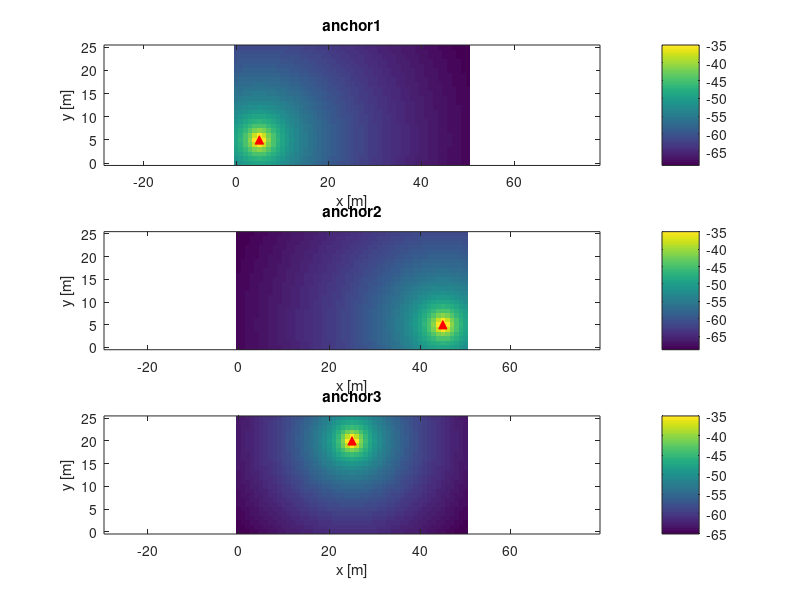
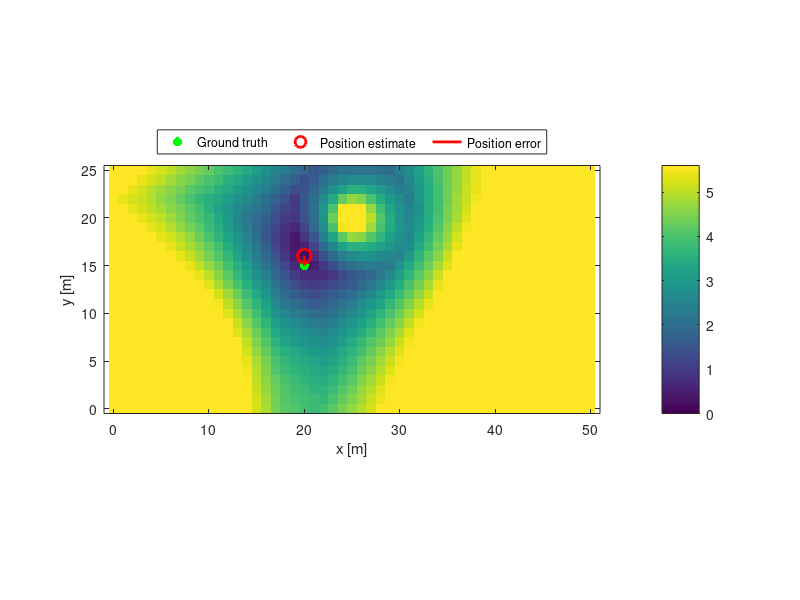
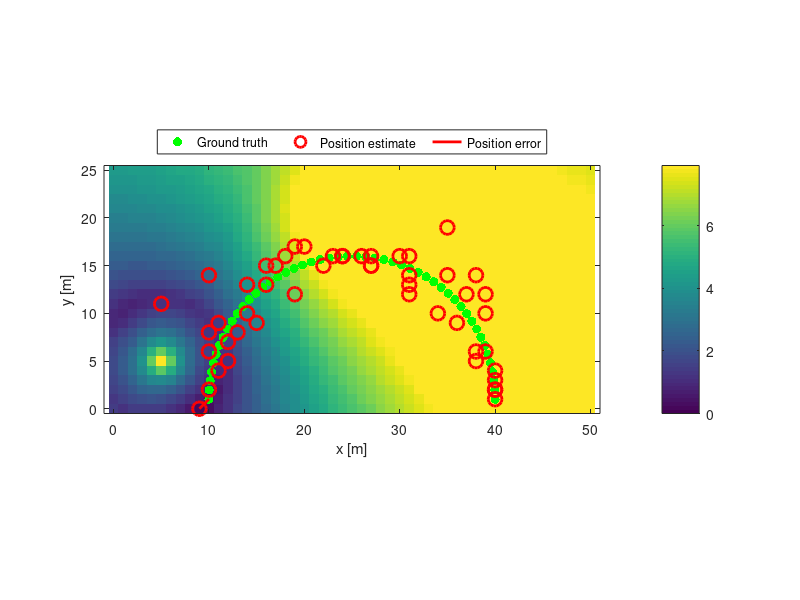

MATLAB code to generate these figures, in order:

%% step0: configuration
close; clc; clear; 
% set a rectangular shaped study area
area_xlim = [0, 50]; % in meters
area_ylim = [0, 25]; % in meters

% generate evenly spaced grid locations throughout the study area
grid_size = 1; % in meters
xgrid_positions = area_xlim(1) : grid_size : area_xlim(2);
ygrid_positions = area_ylim(1) : grid_size : area_ylim(2);

num_xgrids = length(xgrid_positions);
num_ygrids = length(ygrid_positions);

% A minimum number of 3 anchors are needed for 2D positioning.
% [1] Liu, H., Darabi, H., Banerjee, P., & Liu, J. (2007). 
% Survey of wireless indoor positioning techniques and systems. 
% IEEE Transactions on Systems, Man and Cybernetics 
% Part C: Applications and Reviews, 37(6), 1067–1080. 
% https://doi.org/10.1109/TSMCC.2007.905750
num_anchors = 3;
% set anchor's 2D positions (x, y)
anchor_positions = [
    5, 5;   % position of anchor 1
    45, 5;   % position of anchor 2
    25, 20];  % position of anchor 3

% use a 3-dim matrix ([x, y, anchor]) to store fingerprint maps
fingerprint_map = zeros(num_xgrids, num_ygrids, num_anchors);

% standard deviation of white Gaussian noise in RSSI measurements
noise_std = 0.5; % in dB

% parameters for the log-distance path-loss model, 
% see: https://en.wikipedia.org/wiki/Log-distance_path_loss_model
PL0 = -35; % the path loss in (dB) at the reference distance (1 meter)
gamma = 2; % the path loss exponent

%% step1: generate fingerprint maps
for i = 1:num_xgrids
    for j = 1 : num_ygrids
        % consider the current grid location
        grid_position = [xgrid_positions(i), ygrid_positions(j)];
        % repeat the position vector "num_anchors" of times,
        % since we need ranging to all these anchors
        grid_positions = repmat(grid_position, num_anchors, 1);
        % compute the Euclidean distances from this grid to each anchor
        range_to_anchors = sqrt(sum((anchor_positions - grid_positions).^2, 2));
        
        % generate RSSI measurements based on the log-distance pathloss
        % model, see: https://en.wikipedia.org/wiki/Log-distance_path_loss_model
        % PL(d) = PL0 - 10*gamma*log10(d)
        % [2] Bahl, P., & Padmanabhan, V. N. (2000). 
        % RADAR: An in-building RF-based user location and tracking system. 
        % Proceedings - IEEE INFOCOM, 2(c), 775–784. 
        % https://doi.org/10.1109/infcom.2000.832252
        rssi_of_anchors = PL0 - 10 * gamma * log10(range_to_anchors);
        % save the generated fingerprint (RSSI vector) to our map
        fingerprint_map(i, j, :) = rssi_of_anchors;
    end
end

%% step2: visualize fingerprint maps for each anchor
figure;
for anchor_id = 1:num_anchors
    % get the fingerprint map for each anchor
    map_anchor = reshape(fingerprint_map(:,:,anchor_id), num_xgrids, num_ygrids);
    
    % create a new subplot to do drawing
    subplot(num_anchors,1,anchor_id);
    % show the fingerprint for a given anchor as a heatmap
    imagesc(xgrid_positions, ygrid_positions, map_anchor')
    set(gca,'YDir','normal')
    colorbar()
    hold on
    
    % plot the anchor position
    plot(anchor_positions(anchor_id,1), anchor_positions(anchor_id,2), 'r^', 'MarkerFaceColor', 'r');
    hold off
   
    title(strcat('anchor', num2str(anchor_id)))
    xlabel('x [m]')
    ylabel('y [m]')
    axis('equal')
    axis('tight')
end

%% step3: static point positioning based on the K-nearest neighbor (KNN)
% using new RSSI measurements at unknown locations
% [3] Sun, Y., Liu, M., & Meng, M. Q.-H. H. Q. H. (2014). 
% WiFi signal strength-based robot indoor localization. 
% 2014 IEEE International Conference on Information and Automation, ICIA 2014, July, 250–256. 
% https://doi.org/10.1109/ICInfA.2014.6932662

% 3-1: generate noisy RSSI measurements for each anchor
test_position = [20, 15]; % Your can change the position to any location within the study area
% repeat the position vector "num_anchors" of times 
test_position_repeat = repmat(test_position, num_anchors, 1);
% compute the Euclidean distances from this grid to each anchor
range_to_anchors = sqrt(sum((anchor_positions - test_position_repeat).^2, 2));
% generate RSSI measurements based on the log-distance pathloss model
rssi_of_anchors = PL0 - 10 * gamma * log10(range_to_anchors);
% add additive white Gaussian noise to the truth RSSI to
% simulate noisy measurements on hardware
rssi_of_anchors_noisy = rssi_of_anchors + noise_std * randn(num_anchors,1);

% 3-2: do KNN positioning
% compute fingerprint mismatches (matching errors) for each grid candidate
matching_error_map = zeros(num_xgrids, num_ygrids);
for i = 1:num_xgrids
    for j = 1 : num_ygrids
        rssi_fingerprint = reshape(fingerprint_map(i, j, :), [], 1);
        rssi_error_per_anchor = sqrt(sum((rssi_of_anchors_noisy - rssi_fingerprint).^2, 2));
        matching_error_map(i,j) = mean(rssi_error_per_anchor);
    end
end

% find the grid candidate that has minimum matching errors (i.e., nearest neighbour)
[min_error, knn_index] = min(matching_error_map(:));
% remap the found 1D index to a 2D grid index
xgrid_index = mod(knn_index-1, num_xgrids)+1;
ygrid_index = floor((knn_index-1)/num_xgrids)+1;

% take the nearest grid location as our KNN position estimate 
knn_position = [xgrid_positions(xgrid_index), ygrid_positions(ygrid_index)];
 
% 3-3: visualize the fingerprint matching errors and position results.
figure;
% visualize the fingerprint matching errors as a heatmap. The brightest color 
% represents the median of all matching errors. This allows for clearer visualization.
imagesc(xgrid_positions, ygrid_positions, matching_error_map', [0 median(matching_error_map(:))])
set(gca,'YDir','normal')
% colormap(gray)
colorbar()
hold on

% plot the ground truth and KNN-estimated positions
plot(test_position(1), test_position(2), 'g.', 'MarkerSize', 20);
plot(knn_position(1), knn_position(2), 'ro', 'MarkerSize', 10, 'LineWidth', 2);
% draw a line from the current ground truth position to the estimated
% position, showing the position error
line([test_position(1) knn_position(1)], [test_position(2) knn_position(2)], 'Color','red', 'LineWidth', 2)
hold off

title('Fingerprint matching errors')
legend('Ground truth', 'Position estimate', 'Position error', 'Location', 'northoutside', 'NumColumns', 3);
xlim(area_xlim)
ylim(area_ylim)
xlabel('x [m]')
ylabel('y [m]')
axis('equal')
axis('tight')

%% animation of continuous positioning
sim_time = 10;
sim_num_samples = 50;
T = linspace(0, sim_time, sim_num_samples);

% generate a simulated trajectory in the shape of a semicircle
sim_traj_x = 15 * (1 + cos(0.1 * pi * T)) + 10;
sim_traj_y = 15 * sin(0.1 * pi * T) + 1;
sim_positions = [sim_traj_x; sim_traj_y]';

% Initialize a variable to store estimated positions by KNN 
knn_positions = zeros(sim_num_samples, 2);
 
% create a figure object
figure;
ax = gca;
% do KNN positioning at each timestamp, and show the result
for id = 1:length(T)
    % consider the current test position
    test_position = sim_positions(id, :);
    test_position_repeat = repmat(test_position, num_anchors, 1);
    % compute the Euclidean distances from this grid to each anchor
    range_to_anchors = sqrt(sum((anchor_positions - test_position_repeat).^2, 2));

    % generate RSSI measurements based on the log-distance pathloss model
    rssi_of_anchors = PL0 - 10 * gamma * log10(range_to_anchors);
    % add additive white Gaussian noise to the truth RSSI to
    % simulate noisy measurements on hardware
    rssi_of_anchors_noisy = rssi_of_anchors + noise_std * randn(num_anchors,1);
    
    % compute fingerprint mismatches (matching errors) for each grid candidate
    matching_error_map = zeros(num_xgrids, num_ygrids);
    for i = 1:num_xgrids
        for j = 1 : num_ygrids
            rssi_fingerprint = reshape(fingerprint_map(i, j, :), [], 1);
            rssi_error_per_anchor = sqrt(sum((rssi_of_anchors_noisy - rssi_fingerprint).^2, 2));
            matching_error_map(i,j) = mean(rssi_error_per_anchor);
        end
    end
    
    % find the grid candidate that has minimum matching errors (i.e., nearest neighbour)
    [min_error, knn_index] = min(matching_error_map(:));
    % remap the found 1D index to a 2D grid index
    xgrid_index = mod(knn_index-1, num_xgrids)+1;
    ygrid_index = floor((knn_index-1)/num_xgrids)+1;
    
    % take the nearest grid location as our KNN position estimate 
    knn_positions(id, :) = [xgrid_positions(xgrid_index), ygrid_positions(ygrid_index)];

    % visualize the fingerprint matching errors as a heatmap. The brightest color 
    % represents the median of all matching errors. This allows for clearer visualization.
    imagesc(ax, xgrid_positions, ygrid_positions, matching_error_map', [0 median(matching_error_map(:))])
    set(ax,'YDir','normal')
%     colormap(gray)
    colorbar()
    hold on
    % plot the ground truth and KNN-estimated positions until the current timestep
    plot(ax, sim_positions(1:id,1), sim_positions(1:id,2), 'g.', 'MarkerSize', 20)
    plot(ax, knn_positions(1:id,1), knn_positions(1:id,2), 'ro', 'MarkerSize', 10, 'LineWidth', 2)
    % draw a line from the current ground truth position to the estimated
    % position, showing the position error
    line(ax, [sim_positions(id,1) knn_positions(id, 1)], [sim_positions(id,2) knn_positions(id, 2)], 'Color','red', 'LineWidth', 2)
    hold off
    
    legend('Ground truth', 'Position estimate', 'Position error', 'Location', 'northoutside', 'NumColumns', 3);
    xlim(area_xlim)
    ylim(area_ylim)
    xlabel('x [m]')
    ylabel('y [m]')
    axis('equal')
    axis('tight')
    
    % update the current drawing
    drawnow;
%     pause(0.1)
end


 

